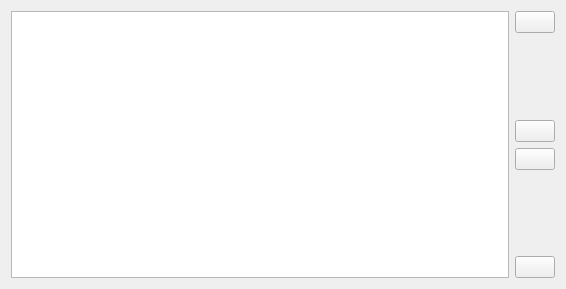
<?xml version="1.0" encoding="UTF-8"?>
<ui version="4.0">
 <class>PtzTourWidget</class>
 <widget class="QWidget" name="PtzTourWidget">
  <property name="geometry">
   <rect>
    <x>0</x>
    <y>0</y>
    <width>566</width>
    <height>289</height>
   </rect>
  </property>
  <property name="windowTitle">
   <string/>
  </property>
  <layout class="QHBoxLayout" name="horizontalLayout">
   <item>
    <widget class="QnTableView" name="tableView">
     <property name="editTriggers">
      <set>QAbstractItemView::AllEditTriggers</set>
     </property>
     <property name="showDropIndicator" stdset="0">
      <bool>false</bool>
     </property>
     <property name="alternatingRowColors">
      <bool>true</bool>
     </property>
     <property name="selectionMode">
      <enum>QAbstractItemView::SingleSelection</enum>
     </property>
     <property name="selectionBehavior">
      <enum>QAbstractItemView::SelectRows</enum>
     </property>
     <property name="showGrid">
      <bool>false</bool>
     </property>
     <attribute name="horizontalHeaderDefaultSectionSize">
      <number>200</number>
     </attribute>
     <attribute name="horizontalHeaderMinimumSectionSize">
      <number>32</number>
     </attribute>
     <attribute name="verticalHeaderVisible">
      <bool>false</bool>
     </attribute>
    </widget>
   </item>
   <item>
    <layout class="QVBoxLayout" name="verticalLayout">
     <item>
      <widget class="QPushButton" name="addSpotButton">
       <property name="text">
        <string/>
       </property>
       <property name="icon">
        <iconset resource="../../../x64/build/client.qrc">
         <normaloff>:/skin/buttons/add.png</normaloff>:/skin/buttons/add.png</iconset>
       </property>
      </widget>
     </item>
     <item>
      <spacer name="verticalSpacer">
       <property name="orientation">
        <enum>Qt::Vertical</enum>
       </property>
       <property name="sizeHint" stdset="0">
        <size>
         <width>20</width>
         <height>40</height>
        </size>
       </property>
      </spacer>
     </item>
     <item>
      <widget class="QPushButton" name="moveSpotUpButton">
       <property name="text">
        <string/>
       </property>
       <property name="icon">
        <iconset resource="../../../x64/build/client.qrc">
         <normaloff>:/skin/buttons/move_up.png</normaloff>:/skin/buttons/move_up.png</iconset>
       </property>
      </widget>
     </item>
     <item>
      <widget class="QPushButton" name="moveSpotDownButton">
       <property name="text">
        <string/>
       </property>
       <property name="icon">
        <iconset resource="../../../x64/build/client.qrc">
         <normaloff>:/skin/buttons/move_down.png</normaloff>:/skin/buttons/move_down.png</iconset>
       </property>
      </widget>
     </item>
     <item>
      <spacer name="verticalSpacer_2">
       <property name="orientation">
        <enum>Qt::Vertical</enum>
       </property>
       <property name="sizeHint" stdset="0">
        <size>
         <width>20</width>
         <height>40</height>
        </size>
       </property>
      </spacer>
     </item>
     <item>
      <widget class="QPushButton" name="deleteSpotButton">
       <property name="text">
        <string/>
       </property>
       <property name="icon">
        <iconset resource="../../../x64/build/client.qrc">
         <normaloff>:/skin/buttons/remove.png</normaloff>:/skin/buttons/remove.png</iconset>
       </property>
      </widget>
     </item>
    </layout>
   </item>
  </layout>
 </widget>
 <customwidgets>
  <customwidget>
   <class>QnTableView</class>
   <extends>QTableView</extends>
   <header location="global">ui/widgets/table_view.h</header>
  </customwidget>
 </customwidgets>
 <tabstops>
  <tabstop>tableView</tabstop>
  <tabstop>addSpotButton</tabstop>
  <tabstop>moveSpotUpButton</tabstop>
  <tabstop>moveSpotDownButton</tabstop>
  <tabstop>deleteSpotButton</tabstop>
 </tabstops>
 <resources>
  <include location="../../../x64/build/client.qrc"/>
 </resources>
 <connections/>
</ui>
